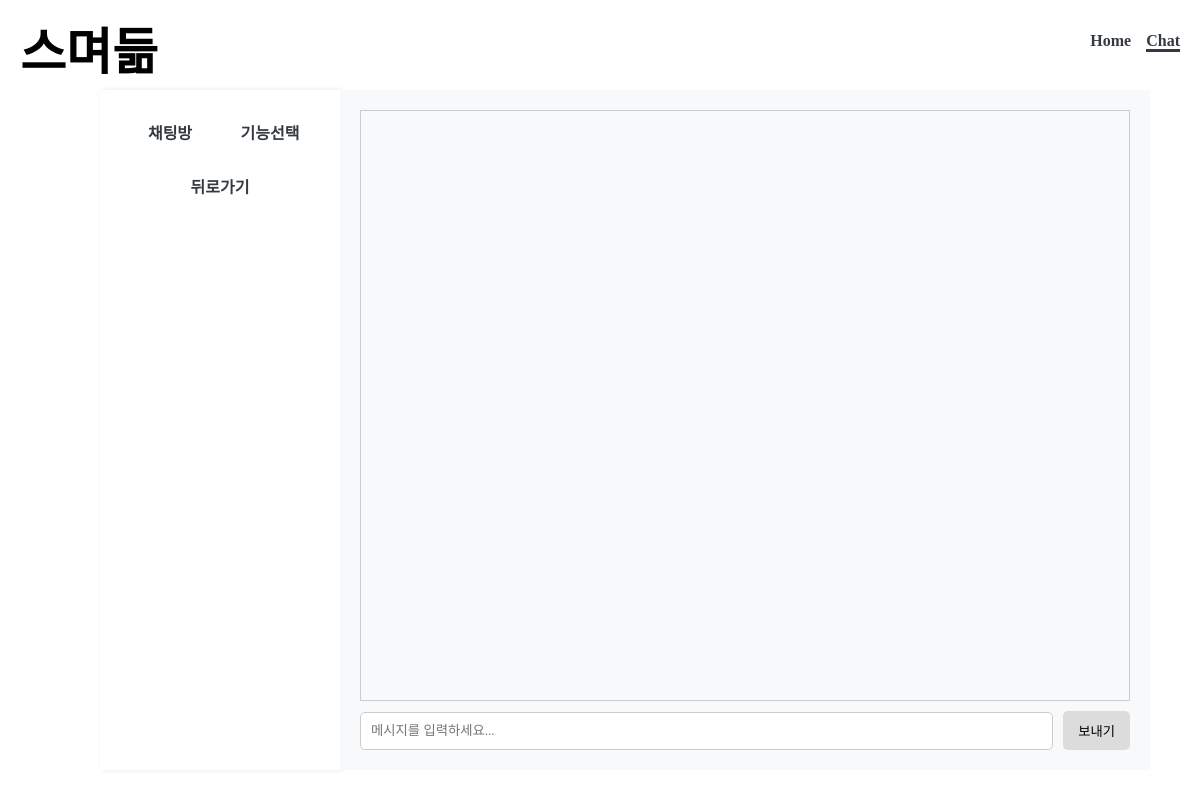
The page /chat/업무도우미/ on the database as committed earlier.
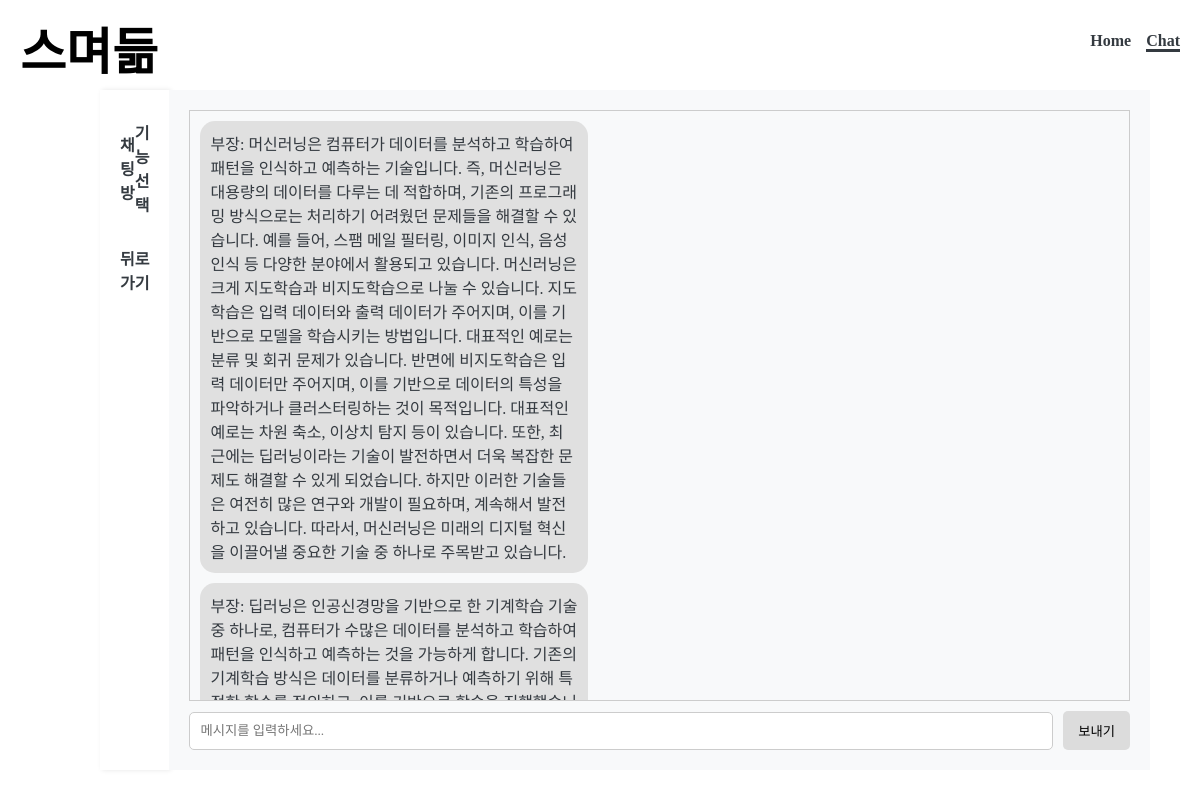
The same page on the database as committed later.
### chat/models.py (models this page shows)
class Message(models.Model):
    author = models.ForeignKey(User, related_name='author_messages', on_delete=models.CASCADE)
    content = models.TextField()
    timestamp = models.DateTimeField(auto_now_add=True)
    room = models.ForeignKey(ChatRoom, on_delete=models.CASCADE)

### chat/views.py (the view, shortened to what this page needs)
# urls.py: path('<str:room_name>/', views.chat_view, name='chat'),
def chat_view(request, room_name):
    question = None
    messages = Message.objects.filter(room__name=room_name)
    context = {
        'messages': messages,
    }
    return render(request, 'gpt/chat.html', context)

### chat/templates/gpt/chat.html (shortened to what this page needs)
{% load static %}
<!DOCTYPE html>
<html>
<head>
    <link rel="stylesheet" href="{% static 'gtp/style.css' %}">
    <link href="https://hangeul.pstatic.net/hangeul_static/css/NanumHaRamCe.css" rel="stylesheet">
</head>
<body>
    <header class="header">
        <nav class="wrap">
            <label class="logo">스며듦</label>
            <ul>
                <li><a href="{% url 'index' %}">Home</a></li>
                <li><a href="{% url 'chat:index' %}" class="active">Chat</a></li>
            </ul>
        </nav>
    </header>
    <main>
        <div class="side-panel">
            <div class="mode">
                <button id="chatroom-btn">채팅방</button>
                <button id="function-btn">기능선택</button>
            </div>
            <a href="{% url 'chat:index' %}"><button id="chatroom-btn1">뒤로가기</button></a>
        </div>
        <div class="message-section">
            <div class="message-display">
                {% for message in messages %}
                    {% if message.author == user %}
                    <div class="message bot-message">
                        <div id="messages" class="bubble">
                            <span class="text">{{ message.author.username }}: {{ message.content }}</span>
                        </div>
                    </div>
                    {% else %}
                    <div class="message user-message">
                        <div id="messages" class="bubble">
                            <span class="text">{{ message.author.username }}: {{ message.content }}</span>
                        </div>
                    </div>
                    {% endif %}
                {% endfor %}
            </div>
            <form action="" method="post" entype="application/x-www-form-urlencoded">
                <div class="message-input">
                    <input type="text" placeholder="메시지를 입력하세요..." name=question>
                    <button name="sendRequest">보내기</button>
                </div>
            </form>
        </div>
</body>
</html>

Rows that differ between the two databases and show on the page:
added Message: author.username "부장", content "머신러닝은 컴퓨터가 데이터를 분석하고 학습하여 패턴을 인식하고 예측하는 기술입니다. 즉, 머신러닝은 대용량의 데이터를 다루는 데 적합하며, 기존의 프로그래밍 방식으로는 처리하기 어려웠던 문제들을 해결할 수 있습니다. 예를 들어, 스팸 메일 필터링, 이미지 인식, 음성 인식 등 다양한 분야에서 활용되고 있습니다. 머신러닝은 크게 지도학습과 비지도학습으로 나눌 수 있습니다. 지도학습은 입력 데이터와 출력 데이터가 주어지며, 이를 기반으로 모델을 학습시키는 방법입니다. 대표적인 예로는 분류 및 회귀 문제가 있습니다. 반면에 비지도학습은 입력 데이터만 주어지며, 이를 기반으로 데이터의 특성을 파악하거나 클러스터링하는 것이 목적입니다. 대표적인 예로는 차원 축소, 이상치 탐지 등이 있습니다. 또한, 최근에는 딥러닝이라는 기술이 발전하면서 더욱 복잡한 문제도 해결할 수 있게 되었습니다. 하지만 이러한 기술들은 여전히 많은 연구와 개발이 필요하며, 계속해서 발전하고 있습니다. 따라서, 머신러닝은 미래의 디지털 혁신을 이끌어낼 중요한 기술 중 하나로 주목받고 있습니다."
added Message: author.username "부장", content "딥러닝은 인공신경망을 기반으로 한 기계학습 기술 중 하나로, 컴퓨터가 수많은 데이터를 분석하고 학습하여 패턴을 인식하고 예측하는 것을 가능하게 합니다. 기존의 기계학습 방식은 데이터를 분류하거나 예측하기 위해…"
